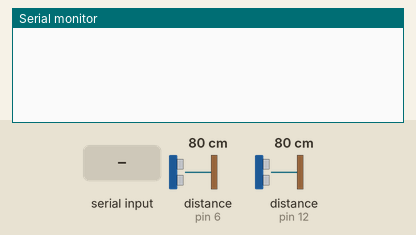
Recording of a sketch running on a simulated Arduino Uno, built with avr-gcc and run on an emulated ATmega328P. Shown: the last lines printed to the serial monitor. The test bench sets the inputs (shaded band); at power-on: distance to the obstacle (sensors on pin 6, pin 12) 80 cm. The echo pulse lasts 58.3 µs per cm.

Above: at 1.2 s.
1.3 s: "O" received over Serial
At 2.1 s:
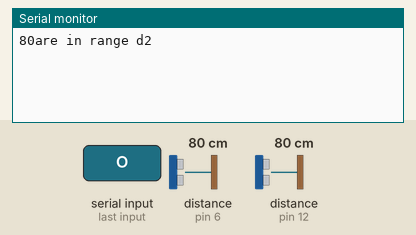
3.8 s: distance to the obstacle (sensor on pin 6) set to 2 cm
At 4.8 s:
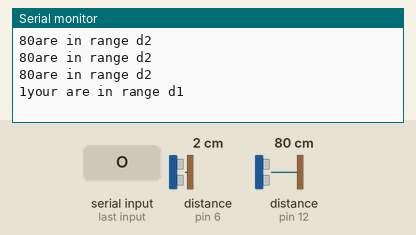
6.8 s: "M" received over Serial
At 8.3 s:
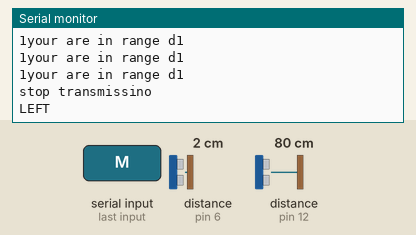

Measured:
- after the input at 1.3 s, the serial monitor: prints a new line at once (image 1)
- after the input at 3.8 s, the serial monitor: prints a new line after 0.54 s (image 2)
- after the input at 6.8 s, the serial monitor: prints a new line after 0.55 s (image 3)

The sketch:

obstackel_3mode.ino
```cpp
#define trigPin 13
#define echoPin 12
#define trigPin2 7
#define echoPin2 6
char b;

void setup() {
 Serial.begin (9600);
 pinMode(trigPin, OUTPUT);//sonic F
  pinMode(echoPin, INPUT);

  pinMode(trigPin2, OUTPUT);//sonic2 F
  pinMode(echoPin2, INPUT);
}

void loop() {

  if(Serial.available()>0)
      {
        char a = Serial.read();
        switch(a) {
             case 'O':                               //AUTO mode OBSTACKEL
                    {
                      while(b = 'O')
                            {
                                  long duration, distance;
                                  long duration2, distance2;
                                  digitalWrite(trigPin, LOW);  // Added this line
                                  delayMicroseconds(21); // Added this line
                                  digitalWrite(trigPin, HIGH);
                                  delayMicroseconds(10); // Added this line
                                  digitalWrite(trigPin, LOW);
                                  duration = pulseIn(echoPin, HIGH);
                                  distance = (duration/2) / 29.1;


                                 digitalWrite(trigPin2, LOW);  // Added this line
                                  delayMicroseconds(21); // Added this line
                                  digitalWrite(trigPin2, HIGH);
                                  delayMicroseconds(10); // Added this line
                                  digitalWrite(trigPin2, LOW);
                                  duration2 = pulseIn(echoPin2, HIGH);
                                  distance2 = (duration2/2) / 29.1;


                              if (distance2 < distance)     //KEY  9


                                               {
                                                digitalWrite(10,HIGH);
                                                Serial.print(distance2);
                                                Serial.println("your are in range d1");
                                                delay(1000);
                                                }


                             else
                                 {
                                   Serial.print(distance);
                                   Serial.println("are in range d2");
                                   delay(1000);

                                 }
                            if(Serial.available()>0)
                             {
                               char b = Serial.read();
                                  if(b == 'M')             //break function
                                     {Serial.println("stop transmissino");
                                      break;}
                             }
                         }
                    }
               case 'F':                               //LEFT
                     {

                            Serial.println("LEFT");
                            delay(20);
                            break;
                     }
                }


}}
```
